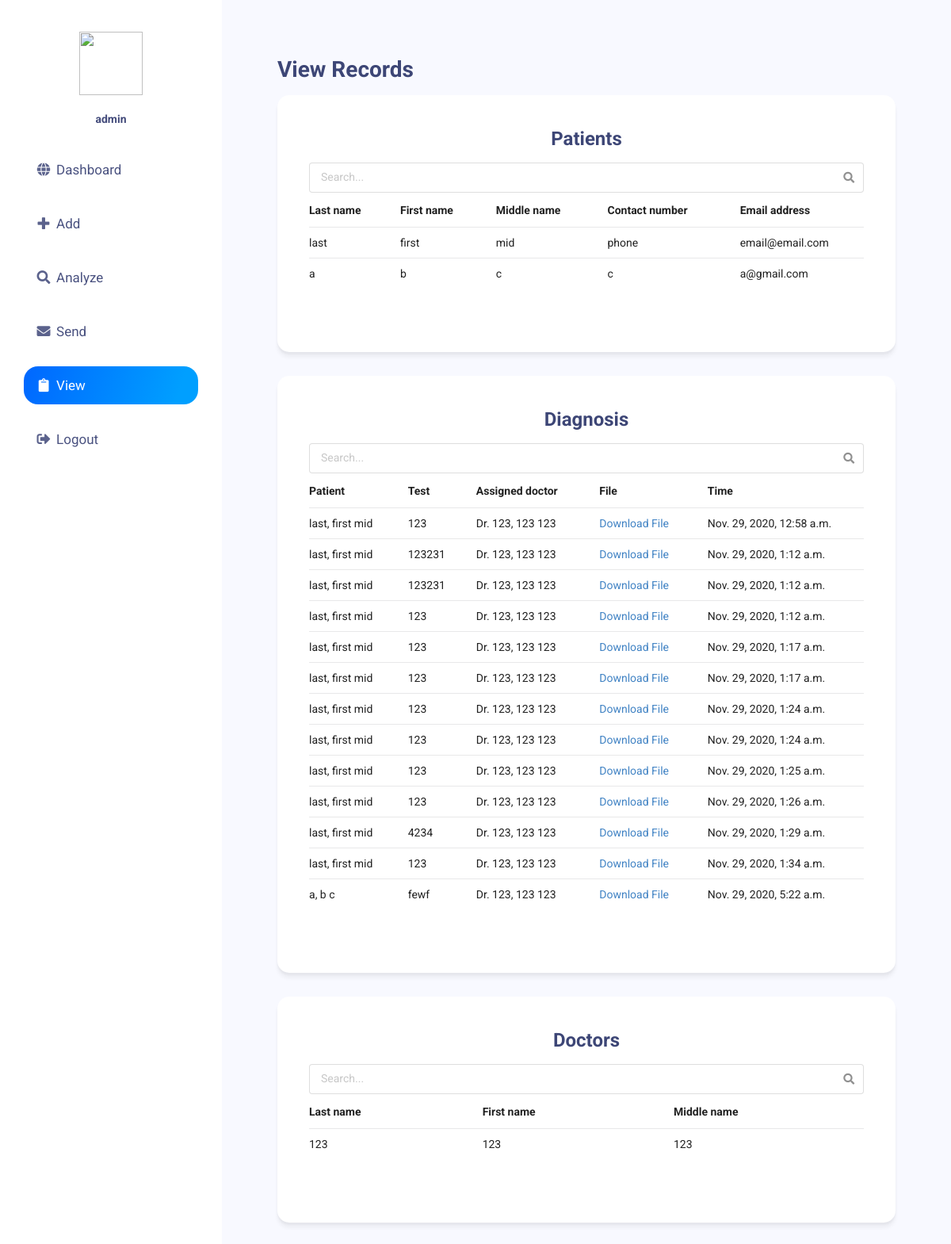
Before: /view (signed in) with the older database file.
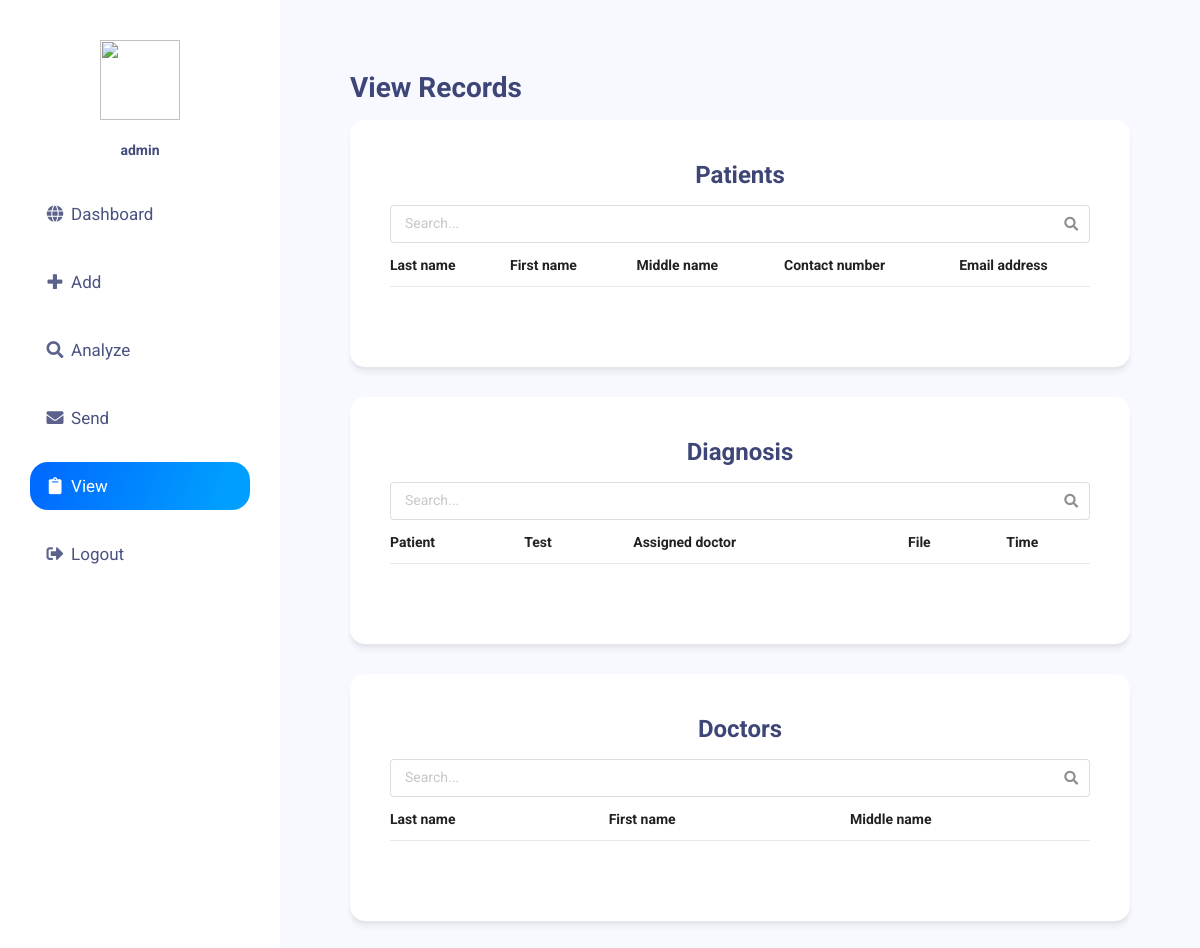
After: the same page with the newer database file.
### app/models.py (models this page shows, shortened)
class Patient(models.Model):
	lastname = models.CharField(max_length=100)
	firstname = models.CharField(max_length=100)
	middlename = models.CharField(max_length=100)
	phone = models.CharField(max_length=20)
	email = models.EmailField()

class Record(models.Model):
	patient = models.ForeignKey(Patient, on_delete=models.CASCADE)
	doctor = models.ForeignKey(Doctor, on_delete=models.CASCADE)
	test = models.CharField(max_length=100)
	file_path = models.FileField(upload_to = make_file_path_name)
	notes = models.TextField()
	result = models.CharField(max_length=100)
	time = models.DateTimeField()

class Doctor(models.Model):
	user = models.ForeignKey(User, on_delete=models.CASCADE)
	lastname = models.CharField(max_length=100)
	firstname = models.CharField(max_length=100)
	middlename = models.CharField(max_length=100)
	def __str__(self):
		return f'Dr. {self.lastname}, {self.firstname} {self.middlename}'

### app/views.py (the view)
# urls.py: path('view', views.view, name='view'),
@login_required
def view(request):
	print(request.user.id)
	doctors = Doctor.objects.filter(user__id=request.user.id)
	doctor_pks = list(doctors.values_list('id', flat=True).distinct())
	records = Record.objects.filter(doctor__in=doctor_pks)
	patient_pks = list(records.values_list('patient__id', flat=True).distinct())
	patients = Patient.objects.filter(id__in=patient_pks)
	return render(request, 'app/view.html', {'title':' - View Records', 'active':'View', 'doctors':doctors, 'records':records, 'patients':patients})

### app/templates/app/view.html (shortened to what this page needs)
{% extends 'app/app-base.html' %}
{% block content %}
<h1>View Records</h1>
<div class='ui segment'>
  <h2 style="text-align: center;">Patients</h2>
  <div class="ui fluid icon input">
    <input type="text" id='patients' placeholder="Search...">
  </div>
  <table class="ui very basic table stackable">
    <thead>
      <tr>
        <th>Last name</th>
        <th>First name</th>
        <th>Middle name</th>
        <th>Contact number</th>
        <th>Email address</th>
      </tr>
    </thead>
    <tbody id='tbpatients'>
      {% for patient in patients %}
        <tr>
          <td>{{patient.lastname}}</td>
          <td>{{patient.firstname}}</td>
          <td>{{patient.middlename}}</td>
          <td>{{patient.phone}}</td>
          <td>{{patient.email}}</td>
        </tr>
	    {% endfor %}
    </tbody>
  </table>
</div>
<div class='ui segment'>
  <h2 style="text-align: center;">Diagnosis</h2>
  <div class="ui fluid icon input">
    <input type="text" id='records' placeholder="Search...">
  </div>
  <table class="ui very basic table stackable">
    <thead>
      <tr>
        <th>Patient</th>
        <th>Test</th>
        <th>Assigned doctor</th>
        <th>File</th>
        <th>Time</th>
      </tr>
    </thead>
    <tbody id='tbrecords'>
      {% for record in records %}
        <tr>
          <td>{{record.patient.lastname}}, {{record.patient.firstname}} {{record.patient.middlename}}</td>
          <td>{{record.test}}</td>
          <td>{{record.doctor}}</td>
          <td><a href='/download?path={{record.file_path}}'>Download File</a></td>
          <td>{{record.time}}</td>
        </tr>
	    {% endfor %}
    </tbody>
  </table>
</div>
<div class='ui segment'>
  <h2 style="text-align: center;">Doctors</h2>
  <div class="ui fluid icon input">
    <input type="text" id='doctors' placeholder="Search...">
  </div>
  <table class="ui very basic table stackable">
    <thead>
      <tr>
        <th>Last name</th>
        <th>First name</th>
        <th>Middle name</th>
      </tr>
    </thead>
    <tbody id='tbdoctors'>
      {% for doctor in doctors %}
        <tr>
          <td>{{doctor.lastname}}</td>
          <td>{{doctor.firstname}}</td>
          <td>{{doctor.middlename}}</td>
        </tr>
	    {% endfor %}
    </tbody>
  </table>
</div>
{% endblock %}

### app/templates/app/app-base.html (shortened to what this page needs)
{% load static %}
<html>
    <head>
        <link href='https://cdnjs.cloudflare.com/ajax/libs/semantic-ui/2.4.1/semantic.min.css' rel='stylesheet'>
    </head>
    <body>
        <div id="wrapper">
            <div class="ui secondary vertical menu side-bar">
                <div id="image-div">
                    <img src="{% static '/app/logo_comp.png' %}" />
                    <p><b>{{user.username}}</b></p>
                </div>
                <a class="item page-section" href='/dashboard' id="Dashboard">
                    <i class="left globe icon"></i>Dashboard
                </a>
                <a class="item page-section" href='/add' id="Add">
                    <i class="left plus icon"></i>Add
                </a>
                <a class="item page-section" href='/analyze' id="Analyze">
                    <i class="left search icon"></i>Analyze
                </a>
                <a class="item page-section" href='/send' id="Send">
                    <i class="left envelope icon"></i>Send
                </a>
                <a class="item page-section" href='/view' id="View">
                    <i class="left clipboard icon"></i>View
                </a>
                <a class="item" href='/logout'>
                    <i class="left sign-out icon"></i>Logout
                </a>
            </div>
            <div id="display-content">
            {% block content %}
            {% endblock %}
            </div>
        </div>
    </body>
</html>

### app/templates/app/app-base.html (style rules this page uses)
h1,h2, label { color: #3d4676 !important; }
.segment { border-radius: 15px !important; background-color: #ffffff !important; box-shadow: 0 2.8px 2.2px rgba(0, 0, 0, 0.034), 0 6.7px 5.3px rgba(0, 0, 0, 0.048) !important; border: none !important; padding: 40px 40px 80px 40px !important; margin-bottom: 30px !important; }
*:not(i) { font-family: 'Roboto', sans-serif !important; }
body { background-color: #f8f9ff !important; }
.side-bar.ui.secondary.vertical.menu > .item { border-radius: 18px !important; padding: 15px !important; margin: 0 0 20px 0 !important; }
.side-bar.ui.secondary.vertical.menu > a { font-size: 17px !important; color: #4a5280; }
.side-bar.ui.secondary.vertical.menu > .active { background: rgb(0,103,255); background: linear-gradient(108deg, rgba(0,103,255,1) 0%, rgba(0,159,255,1) 88%); color: white !important; }
.side-bar.ui.secondary.vertical.menu > .active > i { color: white; }
.side-bar.ui.vertical.menu .item > i.icon.left { float: none; margin: 0em 0.35714286em 0em 0em; }
.side-bar.ui.secondary.menu { margin: 0 !important; background-color: white !important; height: 100% !important; padding: 40px 30px 0 30px !important; width: 280px !important; overflow-y: auto; position: fixed; }
.side-bar.ui.secondary.menu img { width: 80px !important; }
.side-bar.ui.secondary.menu #image-div { text-align: center !important; margin: 0 0 30px 0; }
.side-bar.ui.secondary.menu #image-div p { margin: 20px 0 0 0; color: #434b7b; }
#display-content { width: 100%; padding: 70px; flex: 1; margin: 0 0 0 280px; }
#wrapper { display: flex; }

Changed rows visible on the page:
removed Patient: lastname "last", firstname "first", middlename "mid", phone "phone", email "email@email.com"
removed Patient: lastname "a", firstname "b", middlename "c", phone "c", email "a@gmail.com"
removed Record: patient.lastname "last", patient.firstname "first", patient.middlename "mid", test "123", doctor "Dr. 123, 123 123", time "Nov. 29, 2020, 12:58 a.m."
removed Record: patient.lastname "last", patient.firstname "first", patient.middlename "mid", test "123231", doctor "Dr. 123, 123 123", time "Nov. 29, 2020, 1:12 a.m."
removed Record: patient.lastname "last", patient.firstname "first", patient.middlename "mid", test "123231", doctor "Dr. 123, 123 123", time "Nov. 29, 2020, 1:12 a.m."
removed Record: patient.lastname "last", patient.firstname "first", patient.middlename "mid", test "123", doctor "Dr. 123, 123 123", time "Nov. 29, 2020, 1:12 a.m."
removed Record: patient.lastname "last", patient.firstname "first", patient.middlename "mid", test "123", doctor "Dr. 123, 123 123", time "Nov. 29, 2020, 1:17 a.m."
removed Record: patient.lastname "last", patient.firstname "first", patient.middlename "mid", test "123", doctor "Dr. 123, 123 123", time "Nov. 29, 2020, 1:17 a.m."
removed Record: patient.lastname "last", patient.firstname "first", patient.middlename "mid", test "123", doctor "Dr. 123, 123 123", time "Nov. 29, 2020, 1:24 a.m."
removed Record: patient.lastname "last", patient.firstname "first", patient.middlename "mid", test "123", doctor "Dr. 123, 123 123", time "Nov. 29, 2020, 1:24 a.m."
removed Record: patient.lastname "last", patient.firstname "first", patient.middlename "mid", test "123", doctor "Dr. 123, 123 123", time "Nov. 29, 2020, 1:25 a.m."
removed Record: patient.lastname "last", patient.firstname "first", patient.middlename "mid", test "123", doctor "Dr. 123, 123 123", time "Nov. 29, 2020, 1:26 a.m."
removed Record: patient.lastname "last", patient.firstname "first", patient.middlename "mid", test "4234", doctor "Dr. 123, 123 123", time "Nov. 29, 2020, 1:29 a.m."
removed Record: patient.lastname "last", patient.firstname "first", patient.middlename "mid", test "123", doctor "Dr. 123, 123 123", time "Nov. 29, 2020, 1:34 a.m."
removed Record: patient.lastname "a", patient.firstname "b", patient.middlename "c", test "fewf", doctor "Dr. 123, 123 123", time "Nov. 29, 2020, 5:22 a.m."
removed Doctor: lastname "123", firstname "123", middlename "123"
